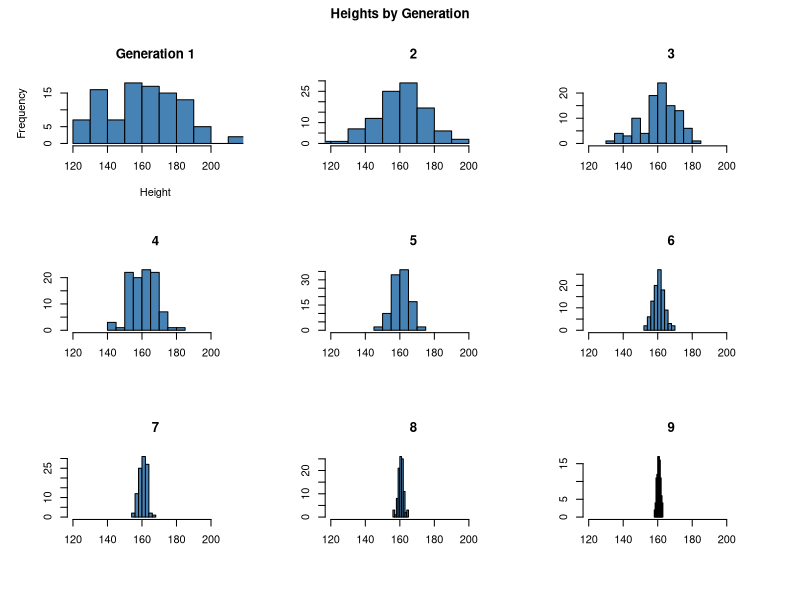
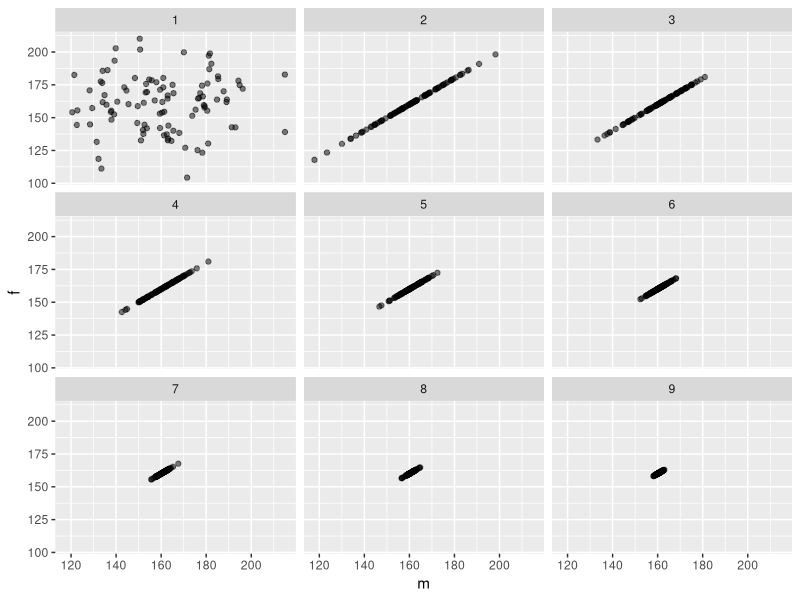
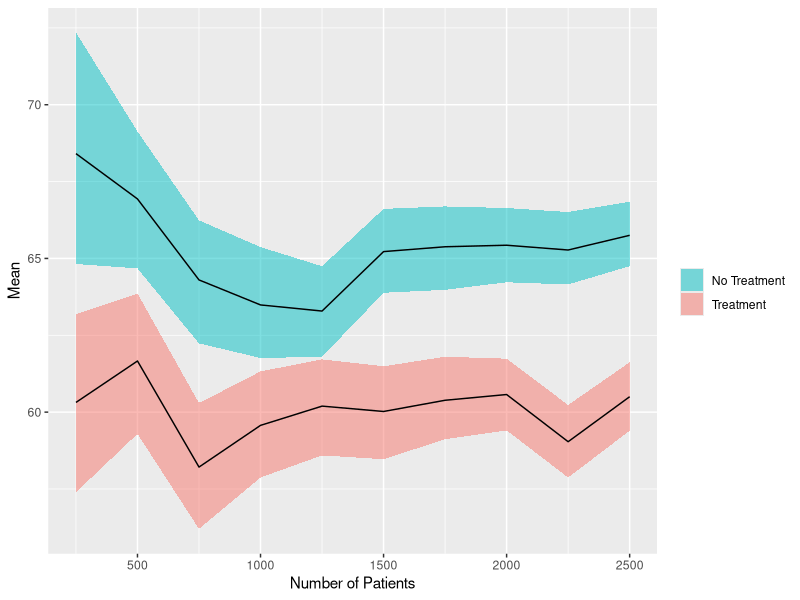
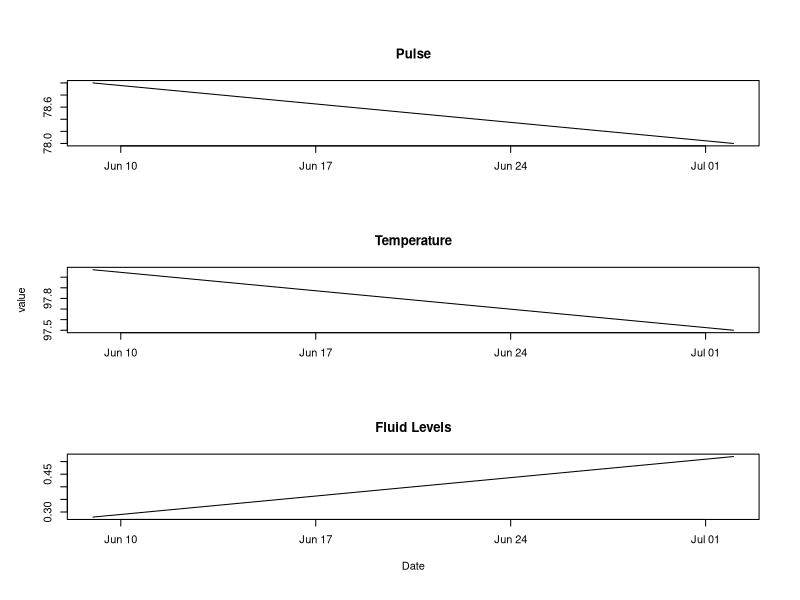

These charts were generated, in order, by the following R code:
## ---- chunk 1
knitr::opts_chunk$set(fig.width=8, fig.align = 'center', fig.height=6, warning=FALSE, message=FALSE)
library(ggplot2)
## ---- chunk 2
next_gen <- function(pop) {
    pop$m <- sample(pop$m)
    pop$m <- rowMeans(pop)
    pop$f <- pop$m
    pop
}
## ---- chunk 3
pop <- data.frame(m = rnorm(100, 160, 20), f = rnorm(100, 160, 20))
gens <- pop

firstMax <- max(pop$m) #grab values to use for range limits in plots. 
firstMin <- min(pop$m)

par(mfrow = c(3,3)) #Set up a multiple plot environment
par(oma=c(1,1,2,1)) #Leave space for main title. 

hist(pop$m, main = "Generation 1",   #histogram it. 
              xlim = c(firstMin, firstMax),
              col  = "steelblue", 
              xlab = "Height") 

for(genNumber in 2:9){
  pop <- next_gen(pop)  #make the new population
  
  gens = rbind(gens, pop)
  
  hist(pop$m, main = as.character(genNumber),   #histogram it. 
              xlim = c(firstMin, firstMax),
              col  = "steelblue", 
              xlab = "", ylab = "") 
}

title(main="Heights by Generation",outer=T)
## ---- chunk 4
gens$gen <- rep(1:9, each = 100) #give generation labels to the dataset
ggplot(gens, aes(x = m, y = f)) + geom_point(alpha = 0.5) + facet_wrap(~gen, nrow = 3)
## ---- chunk 5

values = rnorm(10)
bootstrapMean = function(values){
  #Generate bootstraped medians
  bootstraped <- replicate(1000, mean(sample(values, length(values), replace=T)) )
  #Find the quantiles
  quantile(bootstraped, c(0.025, 0.975))
}

genVals <- function(num_patients = 250){
  #Set the treatment group options
  treatmentGroups <- c(0,1)

  #Set the treatments
  treatments <- sample(treatmentGroups, num_patients, replace = T)

  #Draw outcome values
  outcome_pre    <- rnorm(num_patients, mean = 60, sd = 20)

  #Adjust based on treatment.
  outcome_treat  <- ifelse(treatments==1, outcome_pre + 5, outcome_pre) 

  #get seperate treat and non treat vectors and run the bootstrap function on them
  t <- outcome_treat[treatments == 1]
  n <- outcome_treat[treatments == 0]
  bsTreat    <- bootstrapMean(t)
  bsNonTreat <- bootstrapMean(n)
  
  
  nonTreatRes <- data.frame(lb = bsNonTreat[1], ub = bsNonTreat[2], m = mean(n), 
                     treatment = 0,              n = num_patients)
  treatRes    <- data.frame(lb = bsTreat[1],    ub = bsTreat[2],    m = mean(t), 
                     treatment = 1,              n = num_patients)
  #return a dataframe that has 4 columns, ub, lb, treatment (0,1), numPatients
  return(rbind(nonTreatRes,treatRes))
}

bsIntervals = genVals() #generate first interval. 
for(i in 2:10){ bsIntervals = rbind(bsIntervals, genVals(250*i) ) }

#plot it!
ggplot(bsIntervals, aes(x = n, group = factor(treatment))) + 
  geom_ribbon(aes(ymin = lb, ymax = ub, fill = factor(treatment)), alpha = 0.5) +
  geom_line(aes(y = m)) + labs("y" = "Mean", "x" = "Number of Patients") + 
  scale_fill_discrete(guide = guide_legend(reverse=TRUE), name = "", 
                      labels=c("Treatment","No Treatment"))
## ---- chunk 6
makePatient <- function() {
  vowel  <- grep("[aeiou]", letters)
  cons   <- grep("[^aeiou]", letters)
  name   <- paste(sample(LETTERS[cons], 1), sample(letters[vowel], 1), sample(letters[cons], 1), sep='')
  gender <- factor(sample(0:1, 1), levels=0:1, labels=c('female','male'))
  dob    <- as.Date(sample(7500, 1), origin="1970-01-01")
  n      <- sample(6, 1)
  doa    <- as.Date(sample(1500, n), origin="2010-01-01")
  pulse  <- round(rnorm(n, 80, 10))
  temp   <- round(rnorm(n, 98.4, 0.3), 2)
  fluid  <- round(runif(n), 2)
  list(name = name, gender = gender, date_of_birth = dob, date_of_admission = doa, 
       pulse = pulse, temperature = temp, fluid_intake = fluid)
}
## ---- chunk 7
set.seed(8)
p <- makePatient()
class(p) <- 'medicalRecord'
p
## ---- chunk 8
mean.medicalRecord <- function(d){
  return(list(pulseAvg = mean(d$pulse), tempAvg = mean(d$temperature), 
              fluidsAvg = mean(d$fluid_intake)))
}

print.medicalRecord <- function(d){
  cat(paste("Name:", d$name, "\n"))
  cat(sprintf("The patient is a %s and was born on %s", d$gender, d$date_of_birth),"\n")
  cat("Visits:\n")
  #make a df of visits to ease ordering by date. 
  visits = data.frame(doa = d$date_of_admission, p = d$pulse, t = d$temperature, fi = d$fluid_intake)
  visits = visits[order(visits$doa), ]
  for(i in 1:length(visits$doa)){
    cat(sprintf("Date: %s | Pulse: %3.2s | Temp: %6.4s | Fluid Intake: %6.4s\n",
      visits$doa[i], visits$p[i], visits$t[i], visits$fi[i]))
  }
}

plot.medicalRecord <- function(d){
  visits = data.frame(doa = d$date_of_admission, p = d$pulse, t = d$temperature, fi = d$fluid_intake)
  visits = visits[order(visits$doa), ]
  par(mfrow = c(3,1))
  plot(visits$doa, visits$p, type = "l", xlab = "", ylab = "", main = "Pulse")
  plot(visits$doa, visits$t, type = "l", xlab = "", ylab = "value", main = "Temperature")
  plot(visits$doa, visits$fi, type = "l", xlab = "Date", ylab = "", main = "Fluid Levels")
}
## ---- chunk 9
mean(p)
## ---- chunk 10
p
## ---- chunk 11
plot(p)
## ---- chunk 12
set.seed(8)
c = lapply(1:10, function(d){return(makePatient())})
class(c) = "cohort"

mean.cohort = function(c){
  for(patient in c){
    class(patient) = "medicalRecord"
    cat("-----------------------\n")
    print(mean(patient))
  }
}

print.cohort = function(c){
  for(patient in c){
    class(patient) = "medicalRecord"
    cat("-----------------------\n")
    print(patient)
  }
}

mean(c)
print(c)
